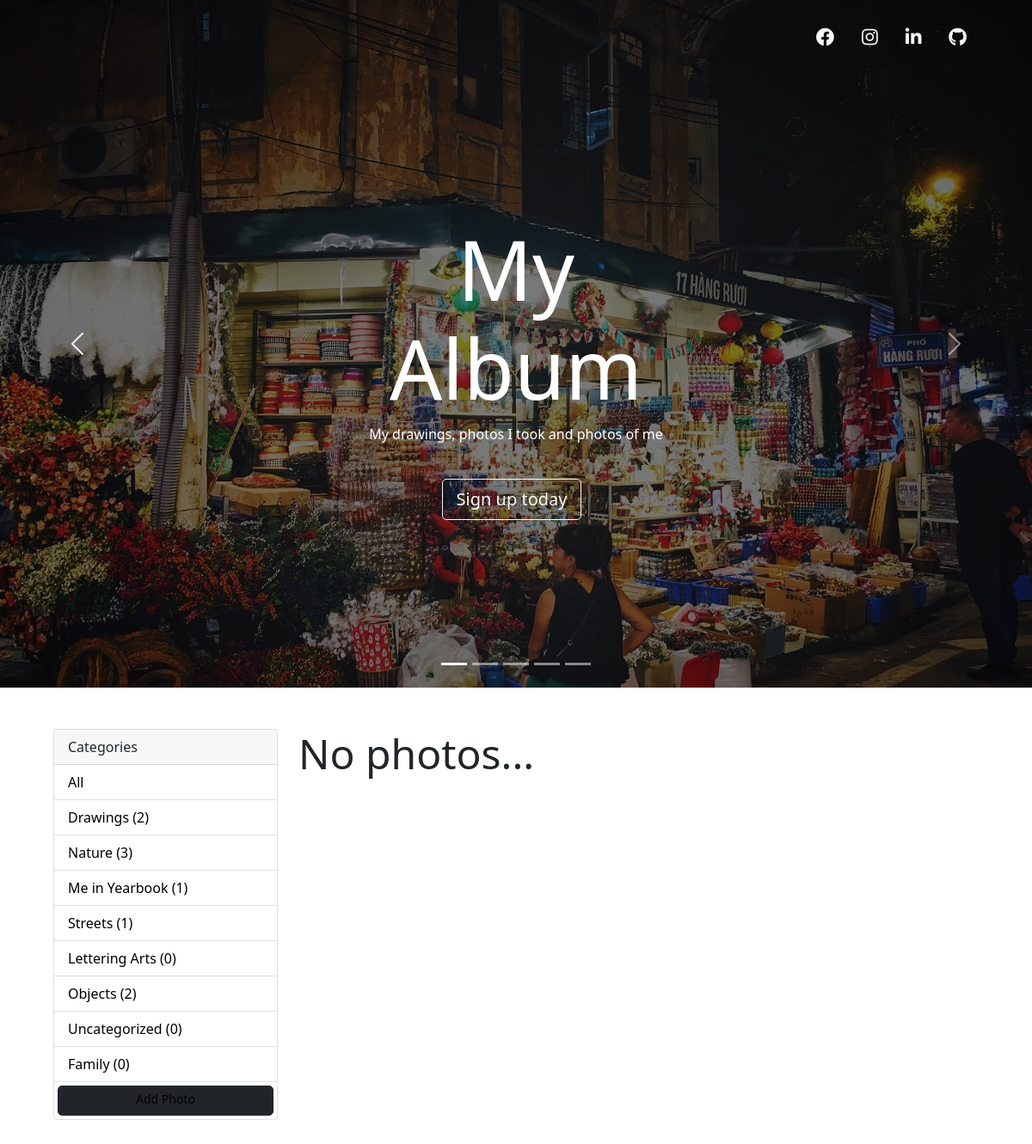
The app's page /cate/5 with its own data.
### photos/models.py (models this page shows, shortened)
class Category(models.Model):
    name = models.CharField(max_length=50, null=False, blank=False)
    class Meta:
        verbose_name_plural = "Categories"

### photos/views.py (the view)
# urls.py: path('cate/<int:pk>', CategoryDetailView.as_view(), name='cate'),
class CategoryDetailView(DetailView):
    template_name = 'category_detail.html'
    context_object_name = 'cate'
    categories = Category.objects.all()
    model = Category
    login_url = 'login'
    def get_context_data(self, **kwargs):
        context = super().get_context_data(**kwargs)
        context['categories'] = self.categories
        return context

### templates/category_detail.html (shortened to what this page needs)
{% extends 'base.html' %}
{% load static %}
{% block content %}
<nav class="navbar navbar-expand-lg mt-3 me-5">
  <div class="container-fluid">
  <div class="collapse navbar-collapse" id="navbarMenu">
      <ul class="navbar-nav ms-auto my-3-lg-0">
        <li class="nav-item px-2" data-tilt data-tilt-scale="1.1">
          <a href="https://www.facebook.com/lara.stark.338" class="nav-link text-light"><i class="fab fa-facebook fa-lg"></i></a>
          </li>
          <li class="nav-item px-2" data-tilt data-tilt-scale="1.1">
              <a href="https://www.instagram.com/sylvia_le1119/?hl=en" class="nav-link text-light"><i class="fab fa-instagram fa-lg"></i></a>
          </li>
          <li class="nav-item px-2" data-tilt data-tilt-scale="1.1">
              <a href="https://www.linkedin.com/in/sylviale1911/" class="nav-link text-light"><i class="fab fa-linkedin-in fa-lg"></i></a>
          </li>
          <li class="nav-item px-2" data-tilt data-tilt-scale="1.1">
            <a href="https://github.com/SylviaLe" class="nav-link text-light"><i class="fab fa-github fa-lg"></i></a>
        </li>
      </ul>
  </div>
  </div>
</nav>
<div id="carouselExample" class="carousel slide carousel-fade" data-bs-ride="carousel" data-interval="800">
  <div class="carousel-indicators">
    <button type="button" data-bs-target="#carouselExampleIndicators" data-bs-slide-to="0" class="active" aria-current="true" aria-label="Slide 1"></button>
    <button type="button" data-bs-target="#carouselExampleIndicators" data-bs-slide-to="1" aria-label="Slide 2"></button>
    <button type="button" data-bs-target="#carouselExampleIndicators" data-bs-slide-to="2" aria-label="Slide 3"></button>
    <button type="button" data-bs-target="#carouselExampleIndicators" data-bs-slide-to="3" aria-label="Slide 4"></button>
    <button type="button" data-bs-target="#carouselExampleIndicators" data-bs-slide-to="4" aria-label="Slide 5"></button>
  </div>
  <div class="carousel-inner">
      <div class="carousel-item active">
        <img src="{% static 'images/11.jpeg' %}" class="d-block w-100 carousel-img" alt="...">
        <div class="container">
          <div class="carousel-caption hero-text">
            <h1>My Album</h1>
            <p>My drawings, photos I took and photos of me</p>
            <p><a class="btn btn-lg btn-outline-light" href="/register" role="button">Sign up today</a></p>
          </div>
        </div>
      </div>
  </div>
  <button class="carousel-control-prev" type="button" data-bs-target="#carouselExampleIndicators" data-bs-slide="prev">
    <span class="carousel-control-prev-icon" aria-hidden="true"></span>
  </button>
  <button class="carousel-control-next" type="button" data-bs-target="#carouselExampleIndicators" data-bs-slide="next">
    <span class="carousel-control-next-icon" aria-hidden="true"></span>
  </button>
</div>
<div class="container container-mansory">
    <div class="row my-5">
      <div class="col-md-3 sidebars">
        <div class="card">
            <div class="card-header">
                Categories
            </div>
                <ul class="list-group list-group-flush">
                    <li class="list-group-item">
                        <a href="{% url 'gallery' %}">All</a>
                    </li>
                    {% for category in categories %}
                    <li class=" list-group-item">
                        <a href="{% url 'cate' category.pk %}">
                            {{category.name}} ({{category.photos.count}})
                        </a>
                    </li>
                    {% endfor %}
                    <a href="{% url 'photo_new' %}" class="btn btn-dark btn-block btn-sm m-1">Add Photo</a>
                </ul>
            </div>
        </div>
        <div class="col-md-9">
            <div class="row">
                {% for photo in cate.photos.all %}
                <div class="col-md-4">
                    <div class="card my-2">
                      <a href="{% url 'photo' photo.pk %}">
                        <img class="image-fluid w-100" src="{{photo.image.url}}" alt="Card image cap">
                      </a>
                    </div>
                </div>
                {% empty %}
                <h3>No photos...</h3>
                {% endfor %}
{% endblock content%}

### static/css/style.css (style rules this page uses)
body, html { height: 100%; }
h1 { font-size: 6rem; font-weight: 400; }
h3 { font-size: 3rem; font-weight: 400; }
.btn { border-radius: 5px; padding-bottom: 8px; margin-top: 1.5rem; margin-right: 10px }
.sidebars a { text-decoration: none; color: black; }
.carousel-item:after { content:""; position:absolute; top:0; bottom:0; left:0; right:0; background:rgba(0,0,0,0.5); }
.navbar { z-index: 2; }
.carousel-inner { width: 100%; height: 800px !important; }
#carouselExample { position:absolute; width:100%; top:0; }
.container-mansory { position: absolute; top: 800px; left: 50px; right: 50px; }
.hero-text { text-align: center; position: absolute; top: 50%; left: 50%; transform: translate(-50%, -50%); color: white; z-index: 10; }

### records on screen
Category: name "Drawings", photos.count "2"
Category: name "Nature", photos.count "3"
Category: name "Me in Yearbook", photos.count "1"
Category: name "Streets", photos.count "1"
Category: name "Lettering Arts", photos.count "0"
Category: name "Objects", photos.count "2"
Category: name "Uncategorized", photos.count "0"
Category: name "Family", photos.count "0"
